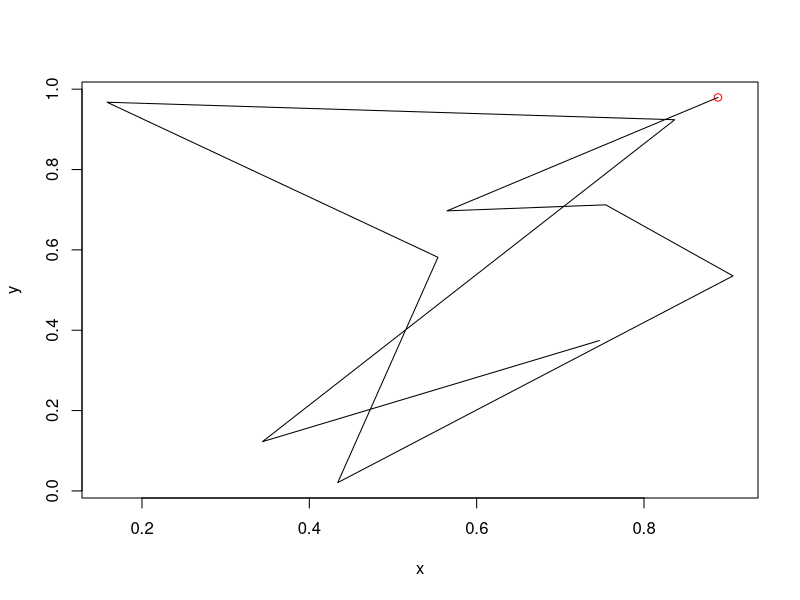

Write the R code that produced this figure.
# this file will plot movement with maps
x <- runif(10)
y <- runif(10)
plot(x, y, type = 'l')
points(x[1], y[1], col = 'red')
